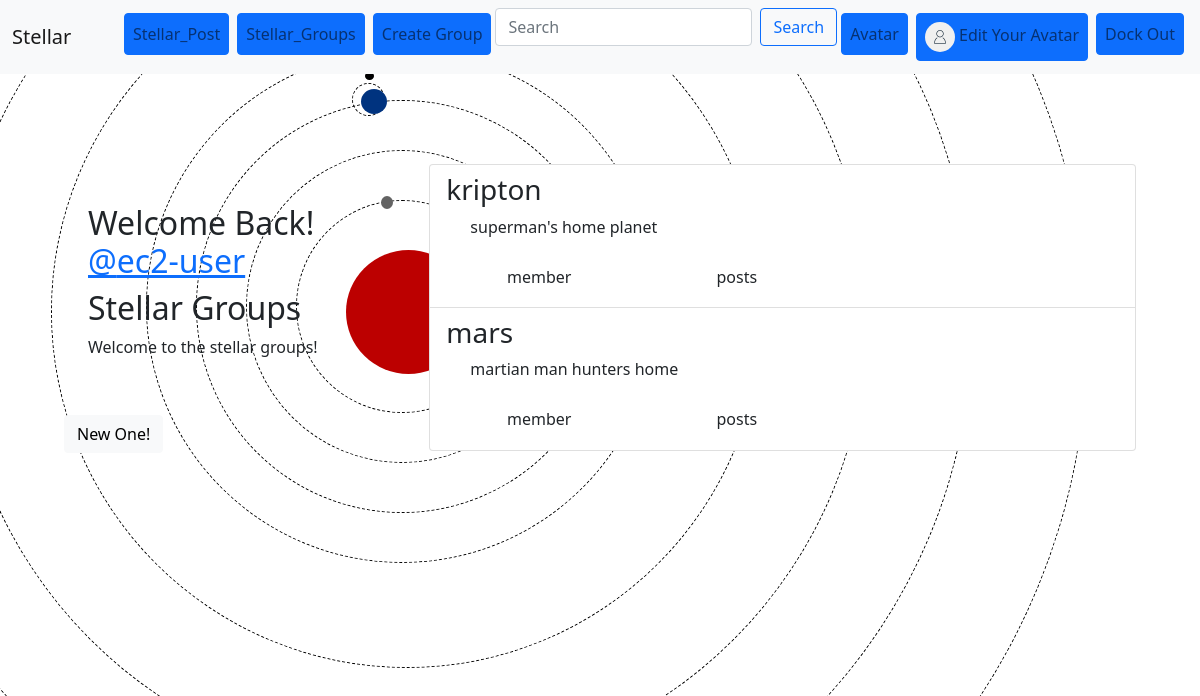
Screenshot of /stellar_groups/ (signed in) with the database file from the repository.
### stellar_groups/models.py (models this page shows, shortened)
class StellarGroup(models.Model):
    name = models.CharField(max_length=255, unique=True)
    slug = models.SlugField(allow_unicode=True, unique=True)
    description = models.TextField(blank=True, default='')
    description_html = models.TextField(editable=False, default='', blank=True)
    members = models.ManyToManyField(User, through='StellarGroupMember')
    class Meta:
        ordering = ['name']

### stellar_groups/views.py (the view)
# urls.py: path('', views.ListStellarGroups.as_view(), name='all'),
class ListStellarGroups(ListView):
    model = StellarGroup
    template_name = 'stellar_groups/group_list.html'

### stellar_groups/templates/stellar_groups/group_list.html (shortened to what this page needs)
<!DOCTYPE html>
{% extends "stellar_groups/group_base.html" %}
{% block pregroup %}
<div class="col-md-4">
    <div class="container">
        {% if user.is_authenticated %}
        <h2>Welcome Back!
            <a href="{% url 'stellar_posts:for_user' username=user.username %}">
                @{{ user.username }}
            </a>
        </h2>
        {% endif %}
        <h2>Stellar Groups</h2>
        <p>Welcome to the stellar groups!</p>
    </div>
    {% if user.is_authenticated %}
    <a href="{% url 'stellar_groups:create' %}" class="btn btn-mid btn-fill btn-light">
         New One!
    </a>
    {% endif %}
</div>
{% endblock %}
{% block group_content %}
<div class="col-md-8">
    <div class="list-group">
        {% for group in object_list %}
        <a class="list-group-item" href="{% url 'stellar_groups:single' slug=group.slug %}">
            <h3 class="title list-group-item-heading">{{ group.name }}</h3>
            <div class="list-group-item-text container-fluid">
                {{ group.description_html|safe }}
                <div class="row">
                    <div class="col-md-4">
                        <span class="badge">{{ group.members.count }}</span>
                        member{{ group.members.count|pluralize }}
                    </div>
                    <div class="col-md-4">
                        <span class="badge">{{ group.posts.count }}</span>
                        post{{ group.posts.count|pluralize }}
                    </div>
                </div>
            </div>
        </a>
        {% endfor %}
    </div>
</div>
{% endblock %}

### static/stellar/css/master.css (style rules this page uses)
body { background: url(https://subtlepatterns.com/patterns/graphy.png); }

### static/stellar/css/styles.css (style rules this page uses)
.container { padding: 20px; margin: 20px auto; }
.row { padding: 10px; }

### rows the page displays
StellarGroup: name "kripton", description_html "superman's home planet"
StellarGroup: name "mars", description_html "martian man hunters home"

### other values shown
{{ user.username }} "ec2-user"
